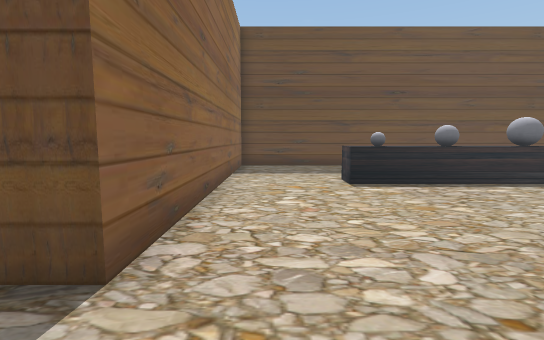
View 1 (above)

24 first-person views from a walk through a Unity game level. The camera is 1.2 m above the floor, tilts 6° down and sees 85° across. The floor is counted in squares, 1 m on a side. Each view is taken from the middle of a square. On the plan, view 1 faces up. The plan holds only what a view shows up to about 13 squares ahead; the rest is blank. The place goes on beyond the plan. The player character is not drawn. Some surface patterns are stand-ins.

View 2
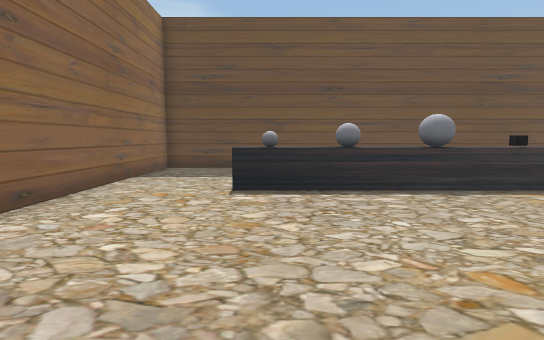

View 3
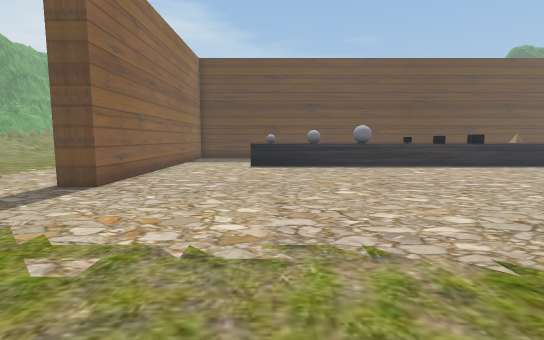

View 4
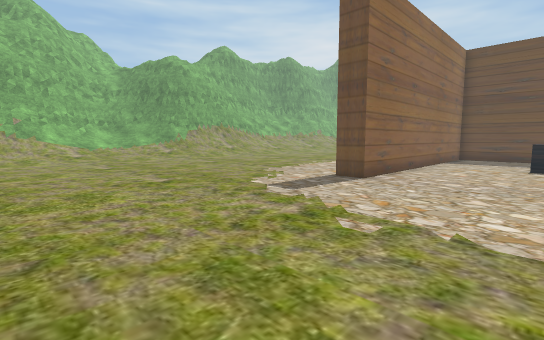

View 5
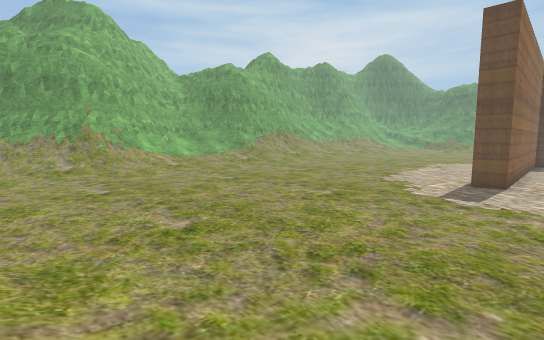

View 6
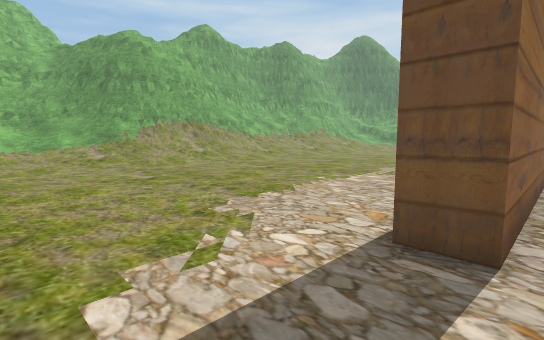

View 7
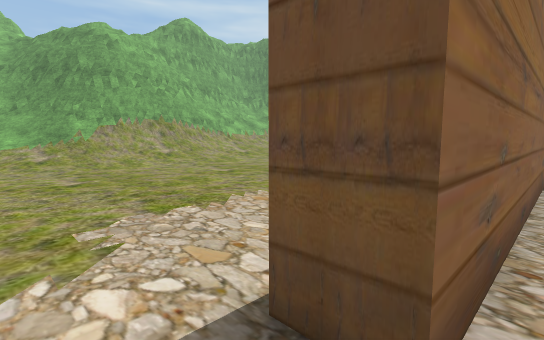

View 8
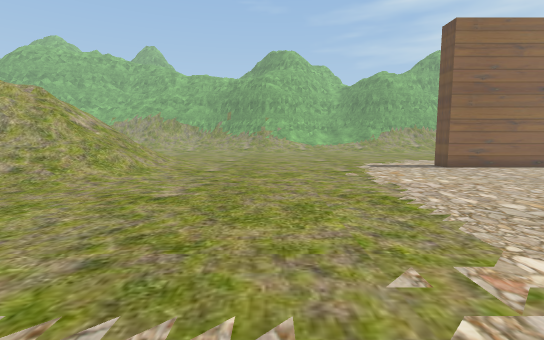

View 9
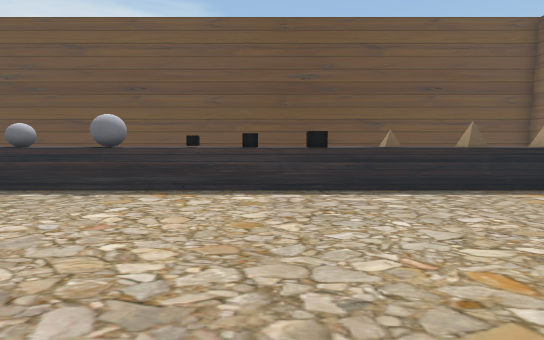

View 10
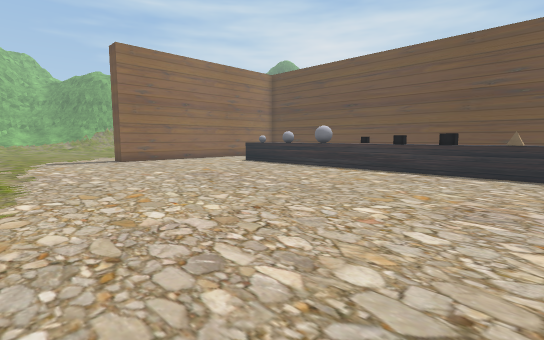

View 11
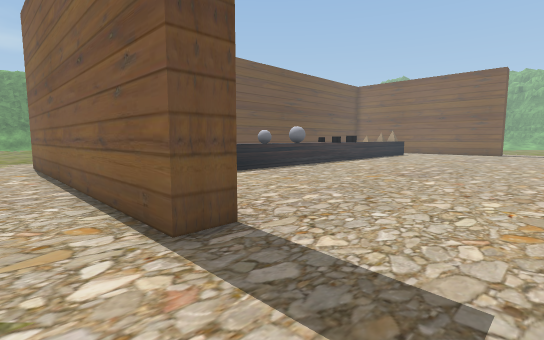

View 12
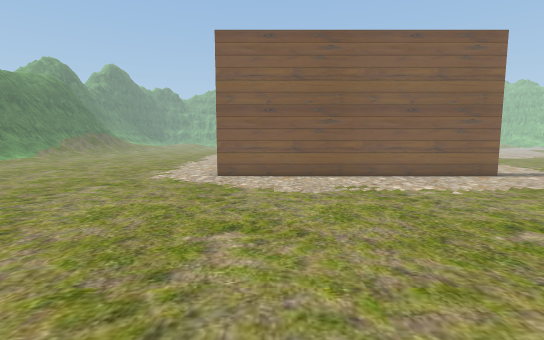

View 13
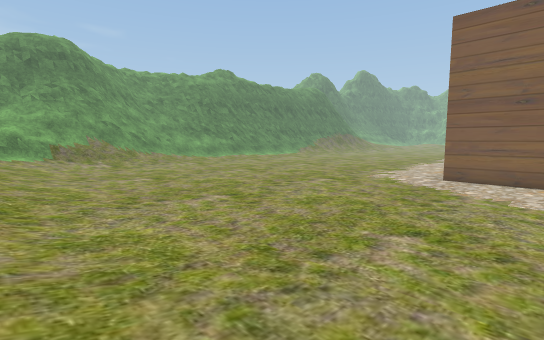

View 14
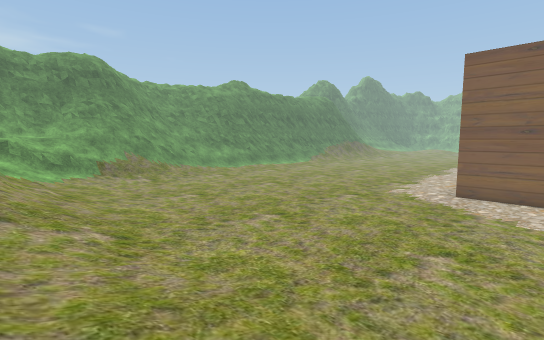

View 15
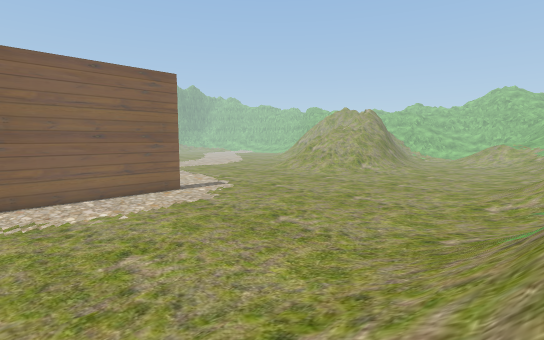

View 16
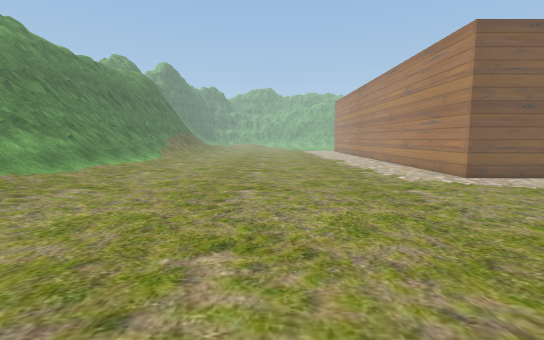

View 17
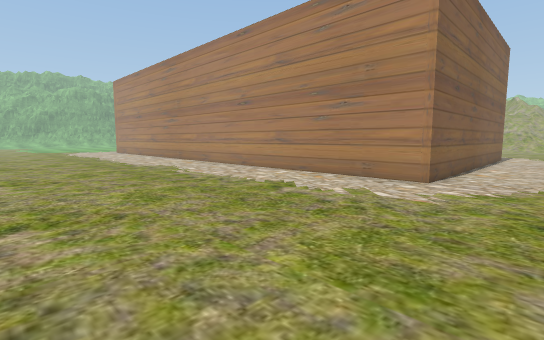

View 18
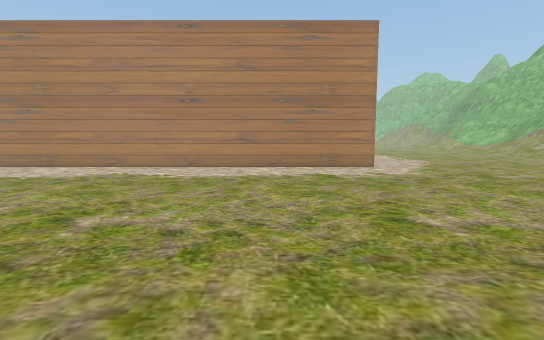

View 19
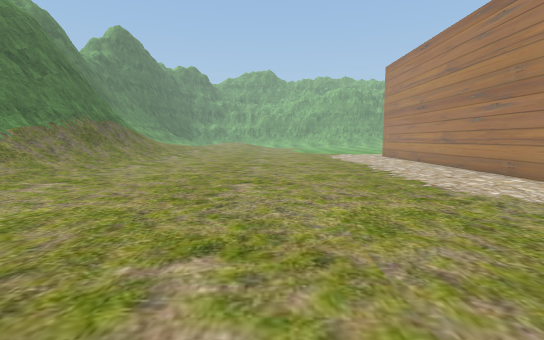

View 20
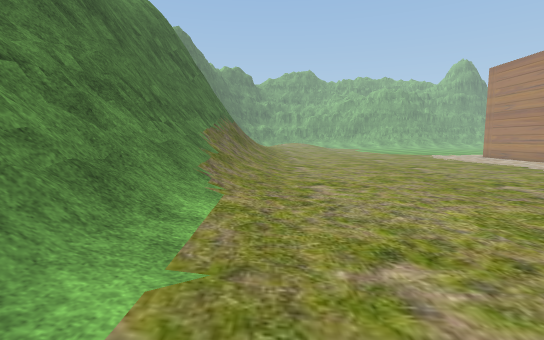

View 21
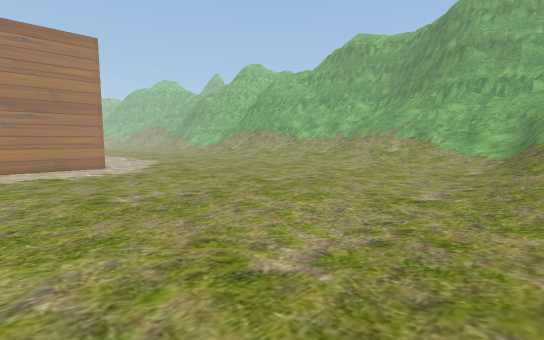

View 22
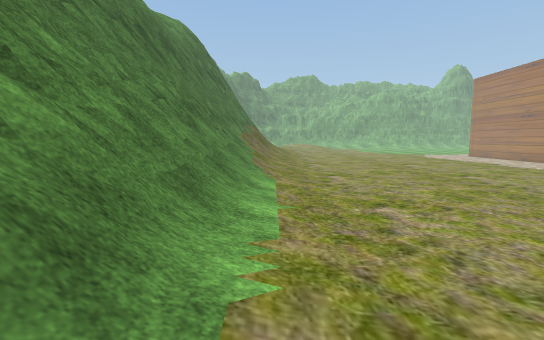

View 23
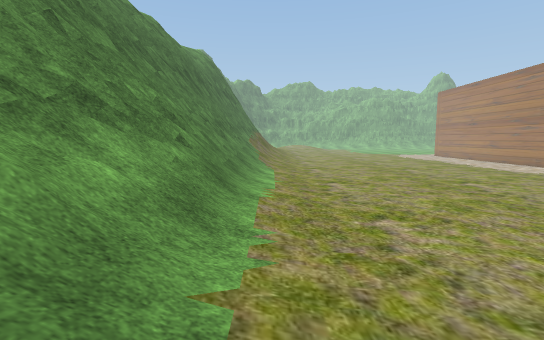

View 24
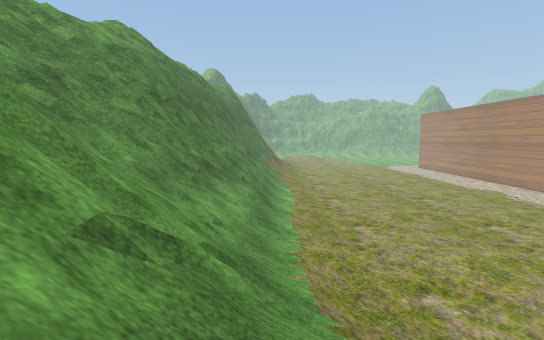

### Floor plan
Key: @ floor where view 1 was taken; # wall or solid block; . main floor; : floor 0.25 m higher than the main floor; / step, stairs or slope; = window, fence, low wall or low ledge; ^ raised ledge; B ball; P pyramid; O other object.
Columns run from 18 left of view 1 to 15 right of it. Each row starts with its distance up from view 1.
 36             ####
 35             ===###
 34           =////=####
 33          =#//////=################
 32          /////////#=####==#=#==###
 31        / ///////////////////////#=
 30          ////////:////////////////
 29    //////////:...............::///
 28   ///////:........................
 27   /////:..........................
 26   ////:...........................
 25   ////............................
 24   ///:............................
 23   ///:............................
 22  ////:............................
 21  ////:............................
 20  ////.............................
 19  ////.............................
 18  ///:.............................
 17  ///:............................
 16  ///:............................
 15  ///:............................
 14  ///:...........##################
 13    /:...........##################
 12    /:...........##....
 11  / / ...........##...
 10  /   ...........##...
  9      ...........##...    # ^ ^#
  8  =///...........##..^B^B^B^OOOO^P^
  7  #///...........##................
  6  =///...........##................
  5  ////...........##................
  4  ////...........##................
  3 ////:...........##................
  2 ////..............................
  1 ////..............................
  0 ///:..............@...............
 -1  //:..............................
 -2  ///.............................
 -3   //............................ .
 -4   //:.......................
 -5   //:....................... .
 -6   //:.......................
 -7   //........................
 -8  ///.......................
 -9  ///............:.........
-10        ......////////....
-11                 //////..
-12                 ///////
-13                 //////

Where each view was taken, in squares from view 1:
view 1: 0 up, 0 right, facing up
view 2: 1 up, 3 right, facing up
view 3: 5 down, 3 right, facing up
view 4: 6 down, 3 right, facing up-left
view 5: 10 down, 0 right, facing up-left
view 6: 1 down, 1 left, facing up-left
view 7: 1 up, 1 left, facing up-left
view 8: 5 down, 11 right, facing left
view 9: 1 up, 11 right, facing up
view 10: 3 down, 15 right, facing up-left
view 11: 1 down, 4 left, facing up-right
view 12: 12 up, 15 left, facing right
view 13: 11 up, 15 left, facing up-right
view 14: 11 up, 17 left, facing up-right
view 15: 10 up, 17 left, facing down-right
view 16: 22 up, 14 left, facing right
view 17: 23 up, 5 left, facing down-right
view 18: 27 up, 2 right, facing down
view 19: 22 up, 2 right, facing right
view 20: 29 up, 2 right, facing right
view 21: 30 up, 2 right, facing down-left
view 22: 30 up, 1 left, facing right
view 23: 30 up, 6 left, facing right
view 24: 31 up, 11 left, facing right
